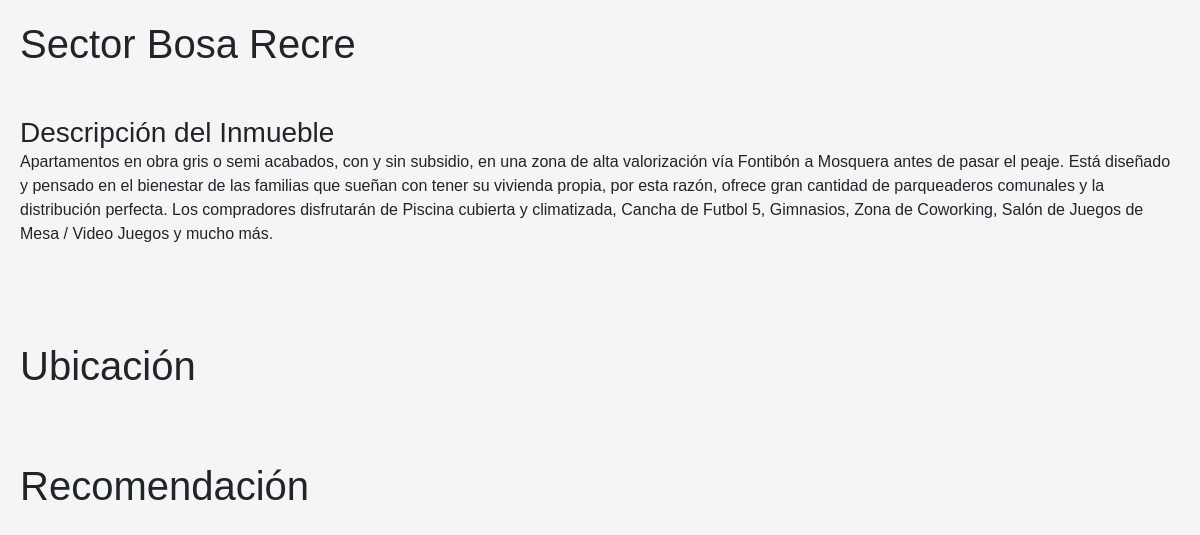
/crudinmuebles/interfazinmuebles.php?id=2, run on the app's committed database.
### tables this page shows
CREATE TABLE `tblinmueble` (
  `IdInmueble` int(11) NOT NULL,
  `Precio` varchar(200) NOT NULL,
  `Localidad` varchar(15) NOT NULL,
  `Dirección` varchar(50) NOT NULL,
  `Estrato` int(11) NOT NULL,
  `Area_construida` varchar(20) NOT NULL,
  `NumeroPisos` int(11) DEFAULT NULL,
  `Habitaciones` int(11) DEFAULT NULL,
  `Baños` int(11) DEFAULT NULL,
  `Cocina` int(11) DEFAULT NULL,
  `Garaje` varchar(10) DEFAULT NULL,
  `Patio` varchar(10) DEFAULT NULL,
  `Estudio` varchar(10) DEFAULT NULL,
  `Contacto` varchar(50) NOT NULL,
  `codigoc` int(11) NOT NULL,
  `descripcion` varchar(500) DEFAULT NULL
);

### crudinmuebles/interfazinmuebles.php (the view, shortened to what this page needs)
<?php
include 'conexion.php';
$idInmueble = isset($_GET['id']) ? $_GET['id'] : null;
$consultaInmueble = "SELECT * FROM TBLInmueble WHERE IdInmueble = $idInmueble";
$resultado = mysqli_query($con, $consultaInmueble);
$datosInmueble = mysqli_fetch_assoc($resultado);
?>
<!DOCTYPE html>
<html lang="en">
<head>
    <link href="https://cdn.jsdelivr.net/npm/bootstrap@5.3.2/dist/css/bootstrap.min.css" rel="stylesheet">
    <link rel="stylesheet" href="https://cdn.jsdelivr.net/npm/bootstrap-icons@1.11.2/font/bootstrap-icons.min.css">
    <link rel="stylesheet" href="../codigo_css/pag.css">
    <link rel="stylesheet" href="../codigo_css/styleinterfazin.css">
</head>
<body>
<div class="container">
    <h1 class="text-center d-flex">Sector <?= $datosInmueble['Localidad'] ?></h1>
    <br>
    <div class="mt-4">
        <h3>Descripción del Inmueble</h3>
        <p><?= $datosInmueble['descripcion'] ?></p>
    </div>
    <br><br><br><br>
    <h1>Ubicación</h1>
    <br>
    <br><br>
    <h1>Recomendación</h1>
</div>
</body>
</html>

### codigo_css/pag.css (style rules this page uses)
body, h1, h2, h3, p, ul, li, form, input, select, button { margin: 0; padding: 0; box-sizing: border-box; }
body { font-family: Arial, sans-serif; background-color: #f5f5f5; }
.container { max-width: 1200px; margin: 0 auto; padding: 20px; }

### data on the page
tblinmueble: Localidad "Bosa Recre", descripcion "Apartamentos en obra gris o semi acabados, con y sin subsidio, en una zona de alta valorización vía Fontibón a Mosquera antes de pasar el peaje. Está diseñado y pensado en el bienestar de las familias que sueñan con tener su vivienda propia, por esta razón, ofrece gran cantidad de parqueaderos comunales y la distribución perfecta. Los compradores disfrutarán de Piscina cubierta y climatizada, Cancha de Futbol 5, Gimnasios, Zona de Coworking, Salón de Juegos de Mesa / Video Juegos y mucho más."
